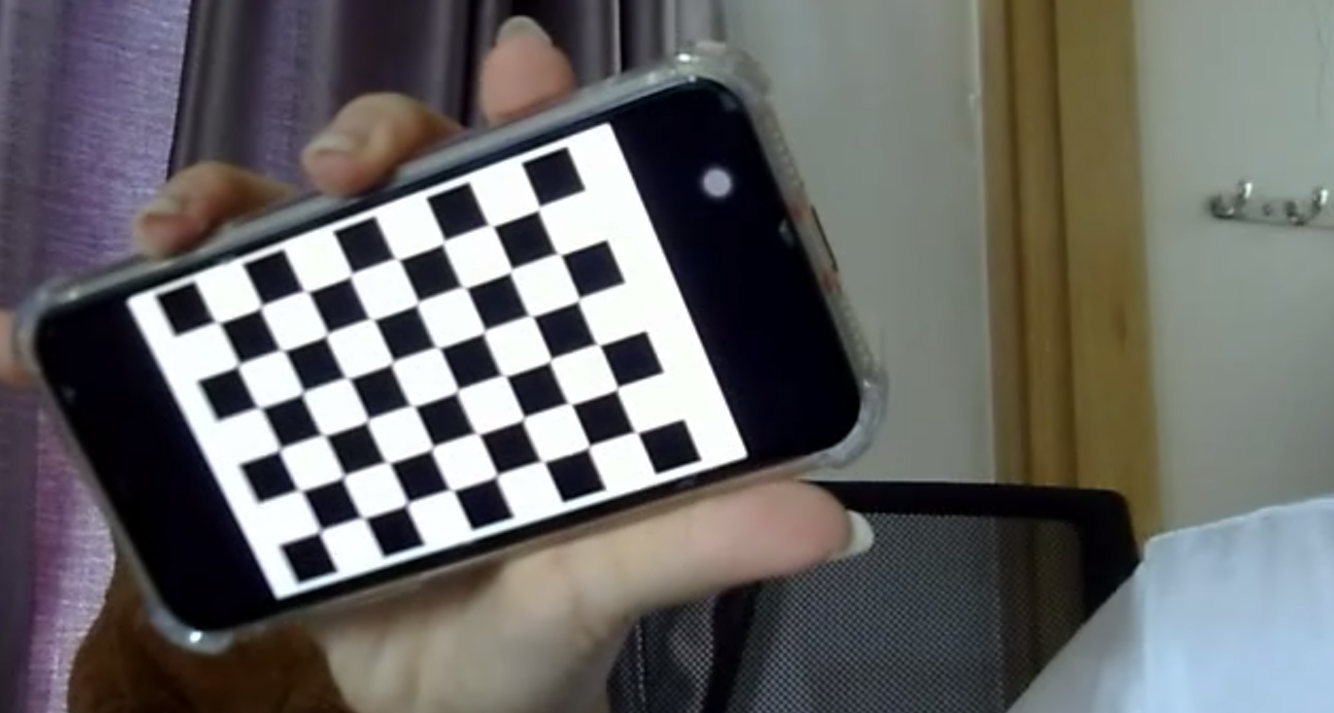
#> input picture calibration/left/Screenshot 2025-04-09 135245.png, 1334 x 713 px; its folder holds only this picture in this run
$ jupyter execute --allow-errors assignemnt2.ipynb
#> lines starting #> are read from the running program, lines starting #| are printed output that depends on the picture
[cell 1]
import cv2
import numpy as np
import matplotlib.pyplot as plt
import json
import glob
import pymeshlab as pml

### Calibration

[cell 2]
CHESSBOARD_CORNER_NUM_X = 8
CHESSBOARD_CORNER_NUM_Y = 6

[cell 3]
# termination criteria
criteria = (cv2.TERM_CRITERIA_EPS + cv2.TERM_CRITERIA_MAX_ITER, 30, 0.001)
# prepare object points, like (0,0,0), (1,0,0), (2,0,0) ....,(8,5,0)
objp = np.zeros((CHESSBOARD_CORNER_NUM_X*CHESSBOARD_CORNER_NUM_Y,3), np.float32)
objp[:,:2] = np.mgrid[0:CHESSBOARD_CORNER_NUM_X*40:40,0:CHESSBOARD_CORNER_NUM_Y*40:40].T.reshape(-1,2)

# Arrays to store object points and image points from all the images.
objpoints = [] # 3d point in real world space
imgpointsL = [] # 2d points in image plane.
imgpointsR = [] # 2d points in image plane.

imagesLeft = glob.glob('./calibration/left/*.png')
imagesRight = glob.glob('./calibration/right/*.png')

for imgLeft, imgRight in zip(imagesLeft, imagesRight):
    imgL = cv2.imread(imgLeft)
#> imgL is the input picture: shape (713, 1334, 3); mean B, G, R 102.2, 103.1, 104
    imgR = cv2.imread(imgRight)
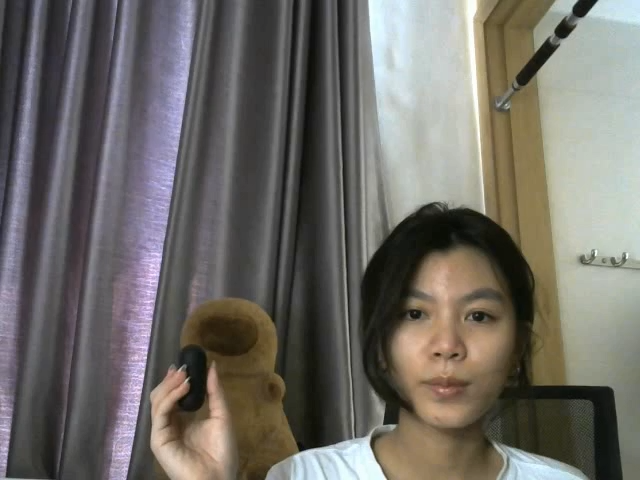
#> input picture frames/right/1.png, 640 x 480 px
#> imgR is the input picture: shape (480, 640, 3); mean B, G, R 102.5, 107.9, 111.3
    grayL = cv2.cvtColor(imgL, cv2.COLOR_BGR2GRAY)
    grayR = cv2.cvtColor(imgR, cv2.COLOR_BGR2GRAY)
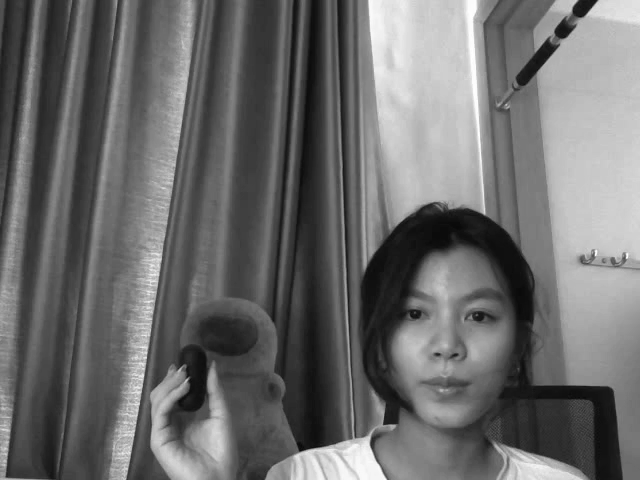
#> grayR: shape (480, 640); min 9, max 255, mean 108.3

    # Find the chess board corners
    retL, cornersL = cv2.findChessboardCorners(grayL, (CHESSBOARD_CORNER_NUM_X,CHESSBOARD_CORNER_NUM_Y), None)
#> retL = True; cornersL = 48 rows, first 8: [216.5, 322.5], [261, 306.4], [306, 291], [351, 275], [397, 259], [444, 242.5], [491, 225.5], [539, 208.6]
    retR, cornersR = cv2.findChessboardCorners(grayR, (CHESSBOARD_CORNER_NUM_X,CHESSBOARD_CORNER_NUM_Y), None)
#> retR = False; cornersR = None
    # If found, add object points, image points (after refining them)
    if retL and retR == True:
        objpoints.append(objp)

        cornersL = cv2.cornerSubPix(grayL,cornersL, (11,11), (-1,-1), criteria)
        imgpointsL.append(cornersL)
        cornersR = cv2.cornerSubPix(grayR,cornersR, (11,11), (-1,-1), criteria)
        imgpointsR.append(cornersR)

        # Draw and display the corners
        cv2.drawChessboardCorners(imgL, (CHESSBOARD_CORNER_NUM_X,CHESSBOARD_CORNER_NUM_Y), cornersL, retL)
        cv2.drawChessboardCorners(imgR, (CHESSBOARD_CORNER_NUM_X,CHESSBOARD_CORNER_NUM_Y), cornersR, retR)
        plt.figure(figsize=(10,10))
        plt.subplot(1,2,1)
        plt.imshow(imgL[:,:,::-1])
        plt.subplot(1,2,2)
        plt.imshow(imgR[:,:,::-1])

#> (a cell that did not finish here is left out)

[cell 5]
flags = 0
flags |= cv2.CALIB_FIX_INTRINSIC
criteria_stereo = (cv2.TERM_CRITERIA_MAX_ITER + cv2.TERM_CRITERIA_EPS, 30, 1e-6)
#> (the rest of this cell did not finish here and is left out)

[cell 6]
rectifyScale = 1
#> (the rest of this cell did not finish here and is left out)

#> (a cell that did not finish here is left out)

### Depth Map

[cell 8]
imgL = cv2.imread('frames/left/1.png', cv2.IMREAD_GRAYSCALE)
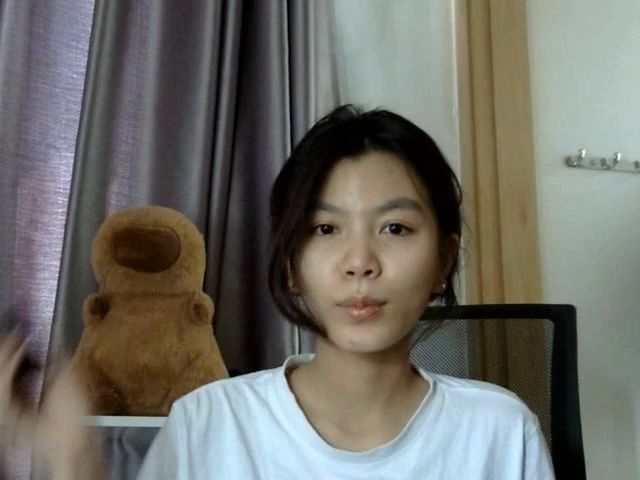
#> input picture frames/left/1.png, 640 x 480 px
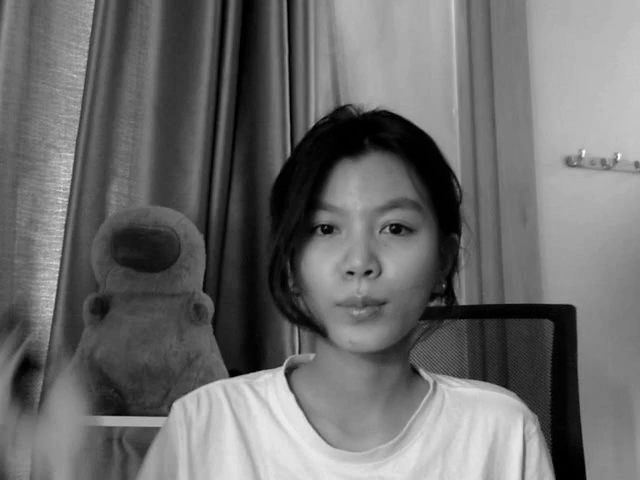
#> imgL: shape (480, 640); min 0, max 249, mean 107.8
imgR = cv2.imread('frames/right/1.png', cv2.IMREAD_GRAYSCALE)
#> imgR: shape (480, 640); min 8, max 254, mean 107.9

plt.subplot(1,2,1)
plt.imshow(imgL, cmap='gray')
plt.subplot(1,2,2)
plt.imshow(imgR, cmap='gray')

[cell 9]
NUM_DISPARITIES = 10
BLOCK_SIZE = 15
stereo = cv2.StereoBM_create(numDisparities=16*NUM_DISPARITIES, blockSize=BLOCK_SIZE)
disparity = stereo.compute(imgL,imgR)
cv2.imwrite('depth.png',disparity)
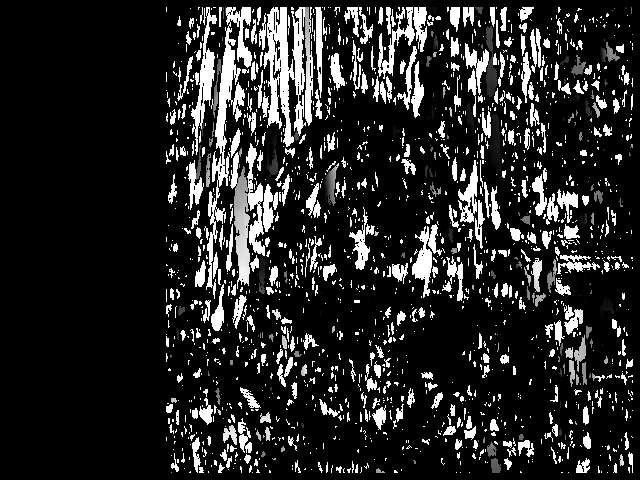
#> saved as depth.png: shape (480, 640); min 0, max 255, mean 38.4
plt.imshow(disparity, cmap='gray')

[cell 10]
with open("camera_params.json", 'r') as f:
#> (reads camera_params.json from the repository)
    params = json.load(f)

color_intrinsics = params["color_intrinsics"]
fx_color = color_intrinsics["fx"]
fy_color = color_intrinsics["fy"]
ppx_color = color_intrinsics["ppx"]
ppy_color = color_intrinsics["ppy"]

depth_intrinsics = params["depth_intrinsics"]
fx_depth = depth_intrinsics["fx"]
fy_depth = depth_intrinsics["fy"]
ppx_depth = depth_intrinsics["ppx"]
ppy_depth = depth_intrinsics["ppy"]

R = np.array(params["extrinsics"]["rotation"]).reshape(3, 3)
t = np.array(params["extrinsics"]["translation"]).reshape(3, 1)

[cell 11]
depth_scale = 1000.0
color_img = cv2.imread('frames/left/8.png')
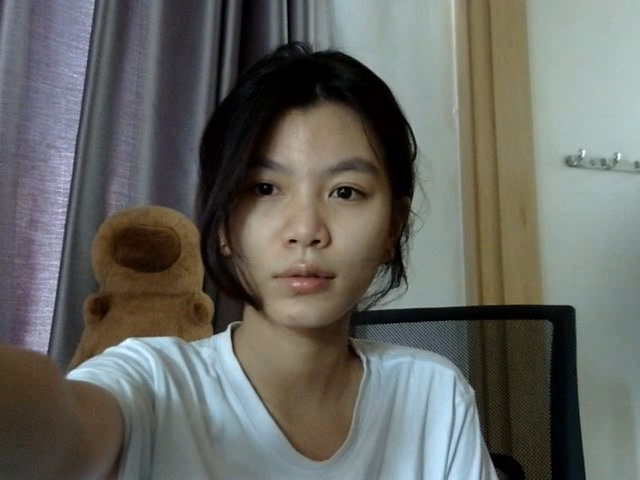
#> input picture frames/left/8.png, 640 x 480 px
#> color_img is the input picture: shape (480, 640, 3); mean B, G, R 98, 103.2, 102.3
color_img_rgb = cv2.cvtColor(color_img, cv2.COLOR_BGR2RGB)
depth_img = cv2.imread("depth.png", cv2.IMREAD_UNCHANGED)
depth = depth_img.astype(np.float32) / depth_scale

h, w = depth.shape
#> h = 480; w = 640
x_coords, y_coords = np.meshgrid(np.arange(w), np.arange(h))
X_depth = (x_coords - ppx_depth) * depth / fx_depth
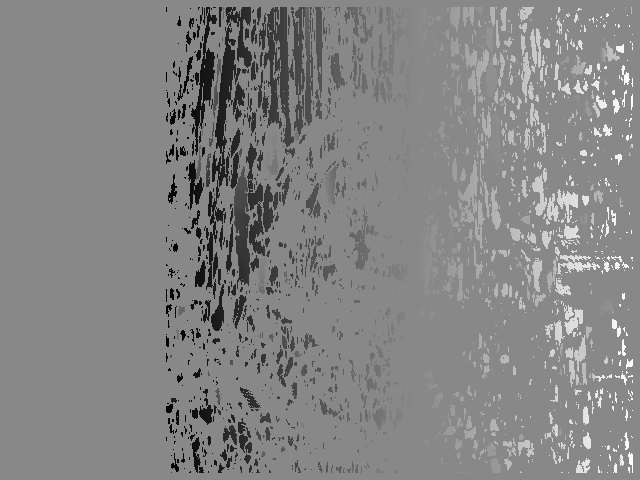
#> X_depth: shape (480, 640) float64; min -0.0341, max 0.0297, mean -0.000918; drawn with min black and max white
Y_depth = (y_coords - ppy_depth) * depth / fy_depth
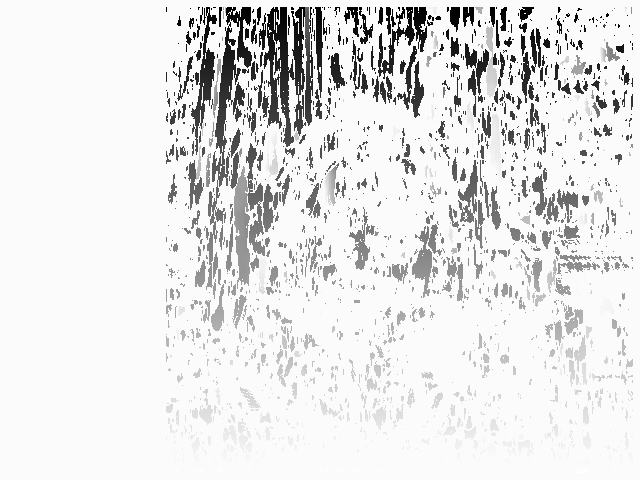
#> Y_depth: shape (480, 640) float64; min -0.0627, max 0.000894, mean -0.0055; drawn with min black and max white
Z_depth = depth

[cell 12]
points_depth = np.stack((X_depth, Y_depth, Z_depth), axis=-1)
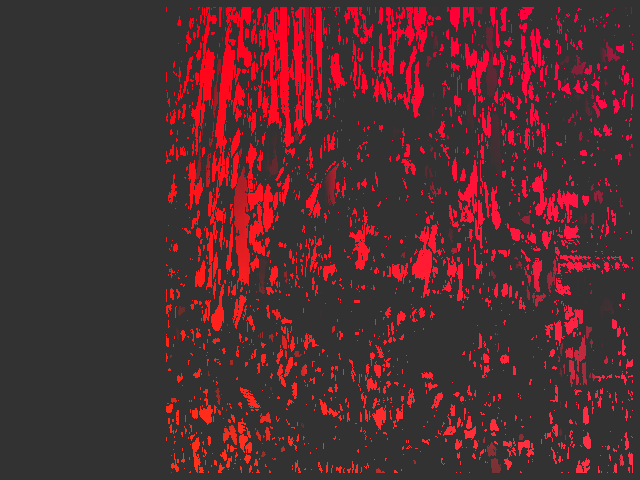
#> points_depth: shape (480, 640, 3) float64; mean of channels 0, 1, 2 -0.000918, -0.0055, 0.0384; drawn with min black and max white
points_depth_flat = points_depth.reshape(-1, 3).T
points_color_flat = (R @ points_depth_flat) + t
points_color = points_color_flat.T.reshape(h, w, 3)
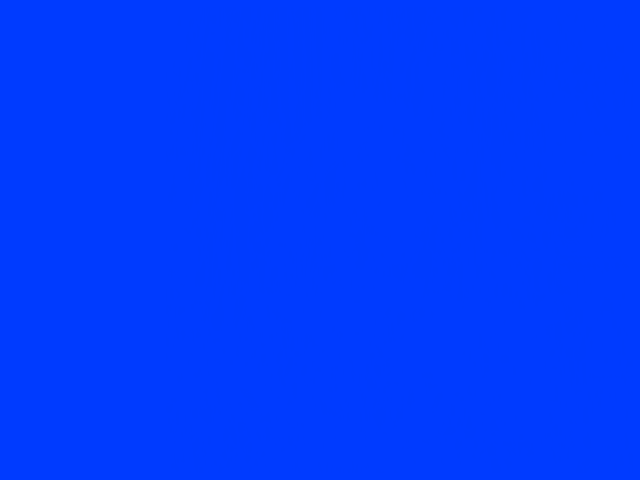
#> points_color: shape (480, 640, 3) float64; mean of channels 0, 1, 2 1159.9, 655.2, 501.4; drawn with min black and max white

points_color_flat = points_color.reshape(-1, 3)
valid_mask = points_color_flat[:, 2] > 0

points_color_valid = points_color_flat[valid_mask]

Xc = points_color_valid[:, 0]
Yc = points_color_valid[:, 1]
Zc = points_color_valid[:, 2]
u = np.round(fx_color * (Xc / Zc) + ppx_color).astype(np.int32)
v = np.round(fy_color * (Yc / Zc) + ppy_color).astype(np.int32)

valid_proj = (u >= 0) & (u < color_img_rgb.shape[1]) & (v >= 0) & (v < color_img_rgb.shape[0])
points_color_valid = points_color_valid[valid_proj]
#> points_color_valid = empty array
u = u[valid_proj]
#> u = empty array
v = v[valid_proj]
#> v = empty array

colors = color_img_rgb[v, u, :]
#> colors = empty array
colors_normalized = colors / 255.0
#> colors_normalized = empty array
